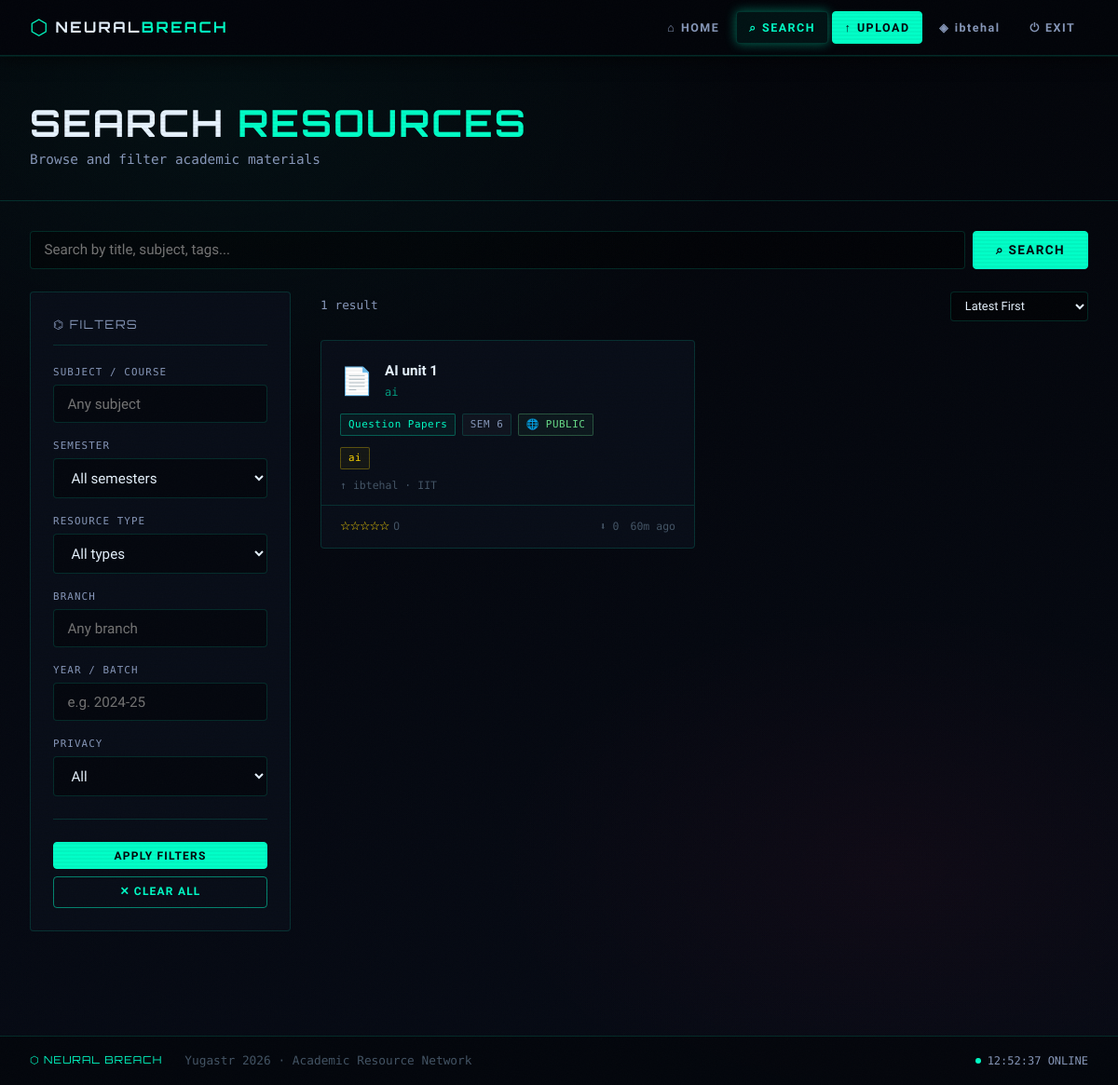
The page /search (signed in) on the database its author committed.
### tables this page shows
CREATE TABLE users (
            id INTEGER PRIMARY KEY AUTOINCREMENT,
            name TEXT NOT NULL,
            email TEXT UNIQUE NOT NULL,
            password_hash TEXT NOT NULL,
            college TEXT NOT NULL,
            branch TEXT NOT NULL,
            semester TEXT NOT NULL,
            bio TEXT DEFAULT '',
            profile_pic TEXT DEFAULT '',
            created_at TIMESTAMP DEFAULT CURRENT_TIMESTAMP
        );

CREATE TABLE resources (
            id INTEGER PRIMARY KEY AUTOINCREMENT,
            user_id INTEGER NOT NULL,
            title TEXT NOT NULL,
            subject TEXT NOT NULL,
            semester TEXT NOT NULL,
            resource_type TEXT NOT NULL,
            year_batch TEXT NOT NULL,
            description TEXT DEFAULT '',
            tags TEXT DEFAULT '',
            privacy TEXT DEFAULT 'public',
            college TEXT NOT NULL,
            filename TEXT NOT NULL,
            original_filename TEXT NOT NULL,
            file_size INTEGER DEFAULT 0,
            download_count INTEGER DEFAULT 0,
            created_at TIMESTAMP DEFAULT CURRENT_TIMESTAMP,
            FOREIGN KEY (user_id) REFERENCES users(id) ON DELETE CASCADE
        );

### app.py (the view)
@app.route('/search')
@login_required
def search():
    user = get_current_user()
    query = request.args.get('q', '').strip()
    subject = request.args.get('subject', '')
    semester = request.args.get('semester', '')
    resource_type = request.args.get('type', '')
    branch = request.args.get('branch', '')
    year_batch = request.args.get('year_batch', '')
    privacy = request.args.get('privacy', '')
    sort = request.args.get('sort', 'latest')
    conn = get_db()
    sql = """
        SELECT r.*, u.name as uploader_name, u.college as uploader_college, u.branch as uploader_branch
        FROM resources r
        JOIN users u ON r.user_id = u.id
        WHERE (r.privacy = 'public' OR r.college = ?)
    """
    params = [user['college']]
    if query:
        sql += " AND (r.title LIKE ? OR r.subject LIKE ? OR r.tags LIKE ? OR r.description LIKE ?)"
        q = f"%{query}%"
        params += [q, q, q, q]
    if subject:
        sql += " AND r.subject LIKE ?"
        params.append(f"%{subject}%")
    if semester:
        sql += " AND r.semester = ?"
        params.append(semester)
    if resource_type:
        sql += " AND r.resource_type = ?"
        params.append(resource_type)
    if branch:
        sql += " AND u.branch LIKE ?"
        params.append(f"%{branch}%")
    if year_batch:
        sql += " AND r.year_batch LIKE ?"
        params.append(f"%{year_batch}%")
    if privacy:
        sql += " AND r.privacy = ?"
        params.append(privacy)
    if sort == 'popular':
        sql += " ORDER BY r.download_count DESC"
    elif sort == 'rated':
        sql += " ORDER BY (SELECT AVG(rating) FROM reviews WHERE resource_id=r.id) DESC"
    else:
        sql += " ORDER BY r.created_at DESC"
    resources = conn.execute(sql, params).fetchall()
    result = []
    for res in resources:
        avg, cnt = get_resource_avg_rating(res['id'], conn)
        result.append(dict(res) | {'avg_rating': avg, 'review_count': cnt})
    conn.close()
    return render_template('search.html', user=user, resources=result,
                           query=query, subject=subject, semester=semester,
                           resource_type=resource_type, sort=sort)

### app.py (called while the page is built)
def get_db():
    conn = sqlite3.connect(DB_PATH)
    conn.row_factory = sqlite3.Row
    conn.execute("PRAGMA foreign_keys = ON")
    return conn

def login_required(f):
    @wraps(f)
    def decorated(*args, **kwargs):
        if 'user_id' not in session:
            flash('Please log in to continue.', 'warning')
            return redirect(url_for('login'))
        return f(*args, **kwargs)
    return decorated

def get_current_user():
    if 'user_id' not in session:
        return None
    conn = get_db()
    user = conn.execute("SELECT * FROM users WHERE id = ?", (session['user_id'],)).fetchone()
    conn.close()
    return user

def get_resource_avg_rating(resource_id, conn):
    row = conn.execute(
        "SELECT AVG(rating) as avg, COUNT(*) as cnt FROM reviews WHERE resource_id = ?",
        (resource_id,)
    ).fetchone()
    return round(row['avg'] or 0, 1), row['cnt']

@app.template_filter('timeago')
def timeago_filter(dt_str):
    if not dt_str:
        return ''
    try:
        dt = datetime.strptime(str(dt_str), '%Y-%m-%d %H:%M:%S')
        delta = datetime.now() - dt
        if delta.days > 365:
            return f"{delta.days // 365}y ago"
        elif delta.days > 30:
            return f"{delta.days // 30}mo ago"
        elif delta.days > 0:
            return f"{delta.days}d ago"
        elif delta.seconds > 3600:
            return f"{delta.seconds // 3600}h ago"
        elif delta.seconds > 60:
            return f"{delta.seconds // 60}m ago"
        return "just now"
    except:
        return str(dt_str)

@app.template_filter('file_icon')
def file_icon_filter(filename):
    ext = filename.rsplit('.', 1)[-1].lower() if '.' in filename else ''
    icons = {
        'pdf': '📄', 'docx': '📝', 'doc': '📝',
        'ppt': '📊', 'pptx': '📊', 'txt': '📃',
        'png': '🖼️', 'jpg': '🖼️', 'jpeg': '🖼️',
        'zip': '📦'
    }
    return icons.get(ext, '📁')

### templates/search.html (shortened to what this page needs)
{% extends "base.html" %}
{% block content %}
<div class="page-header">
  <div class="container" style="padding:0">
    <h1 class="fade-up">SEARCH <span>RESOURCES</span></h1>
    <p class="page-subtitle fade-up delay-1">Browse and filter academic materials</p>
  </div>
</div>
<div class="container" style="padding-bottom:3rem">
  <form method="GET" action="{{ url_for('search') }}">
    <div class="search-bar fade-up">
      <input type="text" name="q" value="{{ query }}" placeholder="Search by title, subject, tags...">
      <button type="submit" class="btn btn-primary">⌕ SEARCH</button>
    </div>
    <div class="search-layout">
      <aside class="search-filters fade-up delay-1">
        <div class="card filter-card">
          <div class="filter-title">⌬ FILTERS</div>
          <div class="filter-group">
            <label>SUBJECT / COURSE</label>
            <input type="text" name="subject" value="{{ subject }}" placeholder="Any subject">
          </div>
          <div class="filter-group">
            <label>SEMESTER</label>
            <select name="semester">
              <option value="">All semesters</option>
            </select>
          </div>
          <div class="filter-group">
            <label>RESOURCE TYPE</label>
            <select name="type">
              <option value="">All types</option>
            </select>
          </div>
          <div class="filter-group">
            <label>BRANCH</label>
            <input type="text" name="branch" value="{{ request.args.get('branch','') }}" placeholder="Any branch">
          </div>
          <div class="filter-group">
            <label>YEAR / BATCH</label>
            <input type="text" name="year_batch" value="{{ request.args.get('year_batch','') }}" placeholder="e.g. 2024-25">
          </div>
          <div class="filter-group">
            <label>PRIVACY</label>
            <select name="privacy">
              <option value="">All</option>
            </select>
          </div>
          <hr class="divider">
          <button type="submit" class="btn btn-primary btn-full btn-sm">APPLY FILTERS</button>
          <a href="{{ url_for('search') }}" class="btn btn-outline btn-full btn-sm" style="margin-top:0.5rem;">✕ CLEAR ALL</a>
        </div>
      </aside>
      <div class="search-results fade-up delay-2">
        <div class="results-header">
          <div class="results-count">
            {% if resources %}
              {{ resources|length }} result{% if resources|length != 1 %}s{% endif %}
            {% else %}
              No results found
            {% endif %}
          </div>
          <div class="sort-bar">
            <select name="sort" onchange="this.form.submit()">
              <option value="latest" {% if sort == 'latest' %}selected{% endif %}>Latest First</option>
            </select>
          </div>
        </div>
        {% if resources %}
        <div class="resource-grid">
          {% for res in resources %}
          <div class="card resource-card">
            <a href="{{ url_for('resource_detail', resource_id=res.id) }}">
              <div class="rc-header">
                <span class="rc-icon">{{ res.original_filename | file_icon }}</span>
                <div class="rc-info">
                  <div class="rc-title" title="{{ res.title }}">{{ res.title }}</div>
                  <div class="rc-subject">{{ res.subject }}</div>
                </div>
              </div>
              <div class="rc-body">
                <div class="rc-meta">
                  <span class="tag tag-type">{{ res.resource_type }}</span>
                  <span class="tag tag-sem">SEM {{ res.semester }}</span>
                  {% if res.privacy == 'private' %}
                  <span class="tag tag-priv">🔒 PRIVATE</span>
                  {% else %}
                  <span class="tag tag-pub">🌐 PUBLIC</span>
                  {% endif %}
                </div>
                {% if res.tags %}
                <div style="display:flex; flex-wrap:wrap; gap:0.3rem; margin-bottom:0.5rem;">
                  {% for tag in res.tags.split(',')[:3] %}
                  <span class="tag tag-keyword">{{ tag.strip() }}</span>
                  {% endfor %}
                </div>
                {% endif %}
                <div class="rc-uploader">↑ {{ res.uploader_name }} · {{ res.uploader_college[:22] }}</div>
              </div>
              <div class="rc-footer">
                <div class="rc-rating">
                  <span class="stars">{% for i in range(5) %}{% if i < res.avg_rating|int %}★{% else %}☆{% endif %}{% endfor %}</span>
                  <span style="font-size:0.75rem; color:var(--text-dim)">{{ res.avg_rating }}</span>
                </div>
                <div class="rc-stats">
                  <span>⬇ {{ res.download_count }}</span>
                  <span>{{ res.created_at | timeago }}</span>
                </div>
              </div>
            </a>
          </div>
          {% endfor %}
        </div>
        {% endif %}
      </div>
    </div>
  </form>
</div>
{% endblock %}

### templates/base.html (shortened to what this page needs)
<!DOCTYPE html>
<html lang="en">
<head>
  <link rel="stylesheet" href="{{ url_for('static', filename='css/main.css') }}">
</head>
<body>
  {% if session.user_id %}
  <nav class="navbar">
    <a href="{{ url_for('home') }}" class="nav-brand">
      <span class="brand-icon">⬡</span>
      <span class="brand-text">NEURAL<span class="brand-accent">BREACH</span></span>
    </a>
    <div class="nav-links">
      <a href="{{ url_for('home') }}" class="nav-link {% if request.endpoint == 'home' %}active{% endif %}">
        <span class="nav-icon">⌂</span> HOME
      </a>
      <a href="{{ url_for('search') }}" class="nav-link {% if request.endpoint == 'search' %}active{% endif %}">
        <span class="nav-icon">⌕</span> SEARCH
      </a>
      <a href="{{ url_for('upload') }}" class="nav-link nav-upload {% if request.endpoint == 'upload' %}active{% endif %}">
        <span class="nav-icon">↑</span> UPLOAD
      </a>
      <a href="{{ url_for('profile') }}" class="nav-link {% if request.endpoint == 'profile' %}active{% endif %}">
        <span class="nav-icon">◈</span> {{ session.user_name[:10] }}
      </a>
      <a href="{{ url_for('logout') }}" class="nav-link nav-logout">
        <span class="nav-icon">⏻</span> EXIT
      </a>
    </div>
  </nav>
  {% endif %}
  <main class="main-content">
    {% block content %}{% endblock %}
  </main>
  <footer class="footer">
    <div class="footer-inner">
      <span class="footer-brand">⬡ NEURAL BREACH</span>
      <span class="footer-text">Yugastr 2026 · Academic Resource Network</span>
      <span class="footer-status"> SYSTEM ONLINE</span>
    </div>
  </footer>
</body>
</html>

### rows shown on the page
users: name "ibtehal"
resources: original_filename|file_icon "📄", title "AI unit 1", subject "ai", resource_type "Question Papers", semester "6", privacy "🌐 PUBLIC", strip "ai", uploader_name "ibtehal", college "IIT", avg_rating "0", download_count "0", created_at "60m ago"

### other values the page prints
{{ resources|length }} "1"
